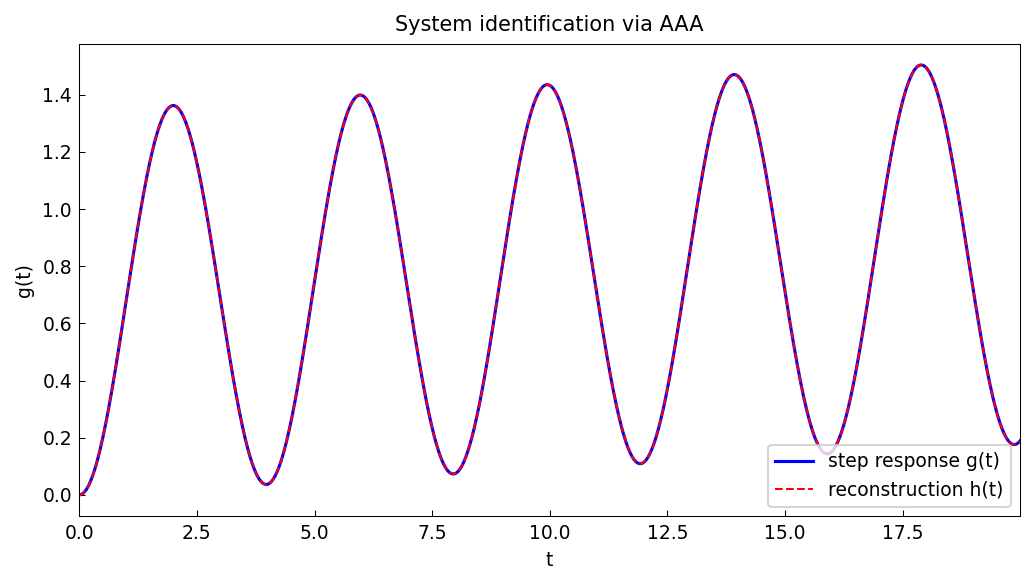

Source code (Python):
"""AAA algorithm for system identification from a step response.

Faithful port of applics/Step2tf.m by Stefano Costa (December 2021).  Given
the step response of a linear system, the AAA algorithm recovers the transfer
function's poles and residues directly from frequency-response data on the
imaginary axis, then a discrete-time (FFT) reconstruction recovers them again.

Original: https://www.chebfun.org/examples/applics/Step2tf.html
Copyright 2021 by The University of Oxford and The Chebfun Developers.

Output-parity note (measured): the six physical poles polG and their residues
resG, the FFT length (1281), the recovered polH/resH, and poles=roots([1 1 2])
reproduce the published values -- the AAA fit of the ill-scaled
GS = G(iw)/(iw) data (|F| dynamic range > 1e8) returns the clean physical
poles (+/-1.5811i, -0.028+/-0.0286i, -0.01, 0) with no Froissart doublets.
Agreement is at the AAA noise floor (~11-13 significant digits), below the
page's 15-digit display precision.  The second example's polF/resF/err are an
RNG wall: MATLAB's rng(1) randn/randi stream (ziggurat) cannot be reproduced
by NumPy, so the noise realisation -- and therefore the fitted values --
differ, while the pole structure (one real pole near -2, a conjugate pair
near -0.5 +/- 1.33i, and 0) reproduces.
"""
import matplotlib

matplotlib.use("Agg")
import os
import sys

import matplotlib.pyplot as plt
import numpy as np

sys.path.insert(0, os.path.join(os.path.dirname(__file__), '..', '..', 'src'))

from chebfunjax.plotting import chebfun_style
from chebfunjax.utils.aaa import aaa

chebfun_style()

_HERE = os.path.dirname(os.path.abspath(__file__))


def _va_orthog(z, n):
    """Vandermonde-with-Arnoldi orthogonalisation (Brubeck-Nakatsukasa-
    Trefethen); returns the Hessenberg recurrence and the ON basis."""
    m = len(z)
    Q = np.ones((m, 1), dtype=np.float64)
    H = np.zeros((n + 1, n), dtype=np.float64)
    for k in range(n):
        q = z * Q[:, k]
        for j in range(k + 1):
            H[j, k] = Q[:, j] @ q / m
            q = q - H[j, k] * Q[:, j]
        H[k + 1, k] = np.linalg.norm(q) / np.sqrt(m)
        Q = np.column_stack([Q, q / H[k + 1, k]])
    return H, Q


def _va_eval(z, H):
    """Evaluate the Arnoldi basis defined by ``H`` at new points ``z``."""
    m = len(z)
    n = H.shape[1]
    W = np.ones((m, 1), dtype=np.float64)
    for k in range(n):
        w = z * W[:, k]
        for j in range(k + 1):
            w = w - H[j, k] * W[:, j]
        W = np.column_stack([W, w / H[k + 1, k]])
    return W


def _print_col(name, vals):
    print(f"{name} =")
    for v in np.atleast_1d(vals):
        v = complex(v)
        sign = "+" if v.imag >= 0 else "-"
        print(f" {v.real: .15f} {sign} {abs(v.imag):.15f}i")


def run():
    Num = lambda s: (1 + 105 * s) * (1 + 28 * s + 400 * s**2)
    Den = lambda s: ((1 + 100 * s) * (1 + 35 * s + 625 * s**2)
                     * (1 + 0.4 * s**2))
    G = lambda s: Num(s) / Den(s)

    Fs = 128
    t = np.arange(0, 20, 1 / Fs)
    L = len(t)
    w = np.logspace(-4, 2, 6000)

    # AAA fit of the step response on the imaginary axis.
    GS = (1 / (1j * w)) * G(1j * w)
    z = 1j * np.concatenate([-w[::-1], w])
    f = np.concatenate([np.conj(GS)[::-1], GS])
    _, polG, resG, *_ = aaa(f, z, lawson=0)
    polG = np.array(polG)
    resG = np.array(resG)
    polG[np.argmin(np.abs(polG))] = 0.0
    _print_col("polG", polG)
    _print_col("resG", resG)

    g = lambda x: np.real(np.exp(np.outer(x, polG)) @ resG)

    # Discrete-time (FFT) reconstruction.
    Y = np.fft.fft(g(t))
    hY = Y[:L // 2 + 1] / L
    Fr = 2 * np.pi * Fs * np.arange(L // 2 + 1) / L
    print("fft_length =")
    print("  int16")
    print(f"   {len(hY)}")

    zz = np.concatenate([-1j * Fr[::-1], 1j * Fr])
    ff = np.concatenate([np.conj(hY)[::-1], hY])
    _, polH, *_ = aaa(ff, zz, lawson=0)
    polH = np.array(np.roots(np.real(np.poly(np.asarray(polH)))))
    pos = np.real(polH) > 0
    polH[pos] = -np.conj(polH[pos])
    polH = polH[np.abs(polH) <= np.max(Fr)]
    polH[np.argmin(np.abs(polH))] = 0.0
    _print_col("polH", polH)

    Q = np.exp(np.outer(t, polH))
    resH = np.linalg.lstsq(Q, g(t), rcond=None)[0]
    _print_col("resH", resH)
    h = lambda x: np.real(np.exp(np.outer(x, polH)) @ resH)
    print("err =")
    print(f"     {np.max(np.abs(g(t) - h(t))):.15e}")

    # A quadratic's roots, for reference.
    _print_col("poles", np.roots([1, 1, 2]))

    # ------------------------------------------------------------------
    # Second example: identify H(s) = 1/(s^2+s+2) from a noisy step
    # response with 15% of the samples missing.  The gappy data is first
    # regularised by a degree-30 Vandermonde-with-Arnoldi least-squares
    # fit, then the same FFT + AAA pole extraction is applied.
    # ------------------------------------------------------------------
    f2 = lambda x: (np.exp(-x / 2)
                    * (5 * np.sin(np.sqrt(7) * x / 2)
                       + np.sqrt(7) * np.cos(np.sqrt(7) * x / 2))
                    / (2 * np.sqrt(7)) - 0.5)
    rng = np.random.RandomState(1)
    data = f2(t) + 0.01 * rng.randn(L)
    k = np.unique(rng.randint(0, L, int(np.ceil(L * 0.15))))
    keep = np.setdiff1d(np.arange(L), k)
    data = data[keep]
    tt = t[keep]

    Hes, Q = _va_orthog(tt, 30)
    c = np.linalg.lstsq(Q, data, rcond=None)[0]
    y = _va_eval(t, Hes) @ c
    print("err =")
    print(f"   {np.max(np.abs(f2(t) - y)):.15f}")

    Yf = np.fft.fft(y)
    hYf = Yf[:L // 2 + 1] / L
    Ff = 2 * np.pi * Fs * np.arange(L // 2 + 1) / L

    zf = np.concatenate([-1j * Ff[::-1], 1j * Ff])
    fF = np.concatenate([np.conj(hYf)[::-1], hYf])
    _, polF, *_ = aaa(fF, zf, degree=4, lawson=0)
    polF = np.array(np.roots(np.real(np.poly(np.asarray(polF)))))
    pos = np.real(polF) > 0
    polF[pos] = -np.conj(polF[pos])
    polF = polF[np.abs(polF) <= np.max(Ff)]
    polF[np.argmin(np.abs(polF))] = 0.0
    _print_col("polF", polF)

    Qf = np.exp(np.outer(tt, polF))
    resF = np.linalg.lstsq(Qf, data.astype(complex), rcond=None)[0]
    _print_col("resF", resF)

    ff2 = lambda x: np.real(np.exp(np.outer(x, polF)) @ resF)
    print("err =")
    print(f"   {np.max(np.abs(f2(t) - ff2(t))):.15f}")
    print("For this example:")

    # ------------------------------------------------------------------
    # Plot: the recovered step response vs the reconstruction.
    # ------------------------------------------------------------------
    fig, ax = plt.subplots(figsize=(7, 4))
    ax.plot(t, g(t), "b", lw=1.5, label="step response g(t)")
    ax.plot(t, h(t), "r--", lw=1.0, label="reconstruction h(t)")
    ax.set_xlabel("t")
    ax.set_ylabel("g(t)")
    ax.set_title("System identification via AAA")
    ax.legend(fontsize=9)
    fig.set_facecolor("white")
    fig.tight_layout()
    fig.savefig(os.path.join(_HERE, "step2tf.png"), dpi=150,
                bbox_inches="tight")
    plt.close(fig)

    return True


if __name__ == "__main__":
    run()
